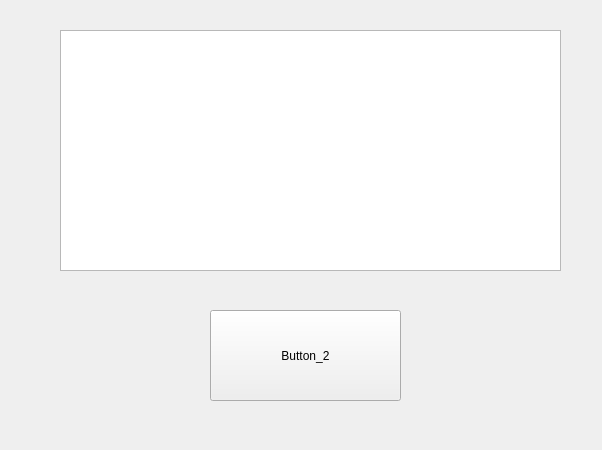
<?xml version="1.0" encoding="UTF-8"?>
<ui version="4.0">
 <class>Form</class>
 <widget class="QWidget" name="Form">
  <property name="geometry">
   <rect>
    <x>0</x>
    <y>0</y>
    <width>602</width>
    <height>450</height>
   </rect>
  </property>
  <property name="windowTitle">
   <string>Form</string>
  </property>
  <widget class="QPushButton" name="Button_2">
   <property name="geometry">
    <rect>
     <x>210</x>
     <y>310</y>
     <width>191</width>
     <height>91</height>
    </rect>
   </property>
   <property name="text">
    <string>Button_2</string>
   </property>
  </widget>
  <widget class="QTextEdit" name="Screen_2">
   <property name="geometry">
    <rect>
     <x>60</x>
     <y>30</y>
     <width>501</width>
     <height>241</height>
    </rect>
   </property>
  </widget>
 </widget>
 <resources/>
 <connections/>
</ui>
